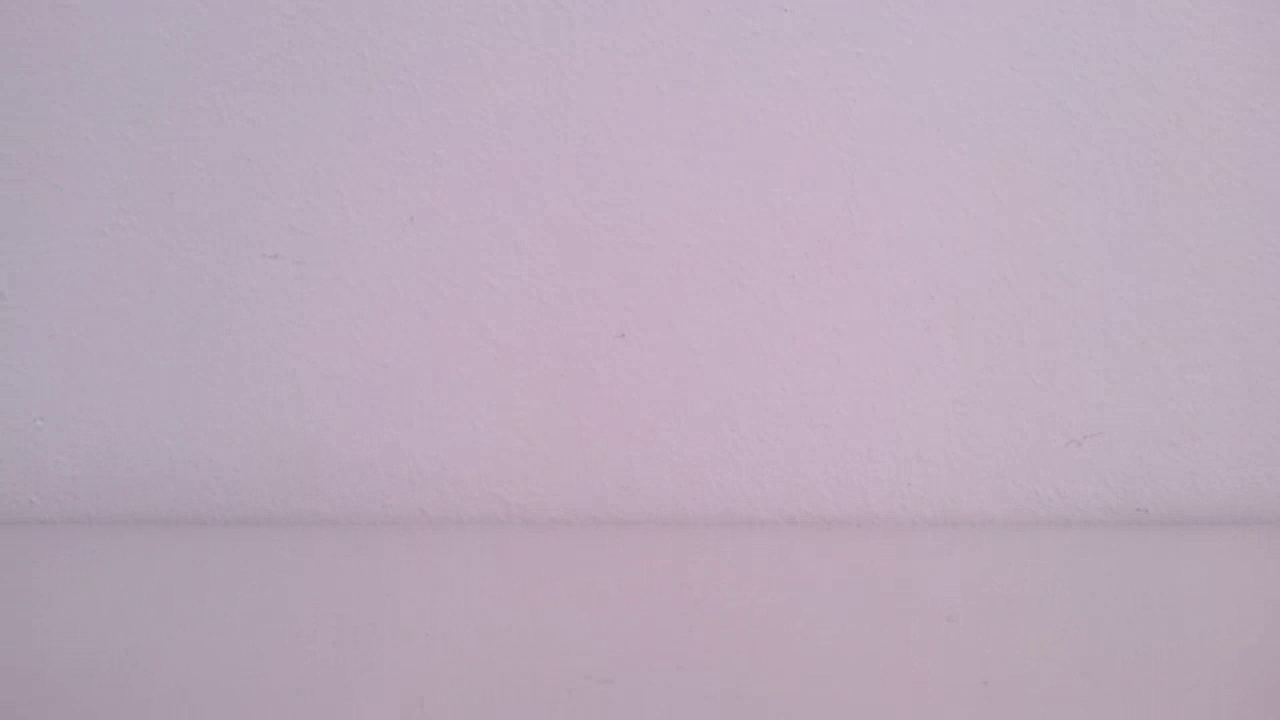
%> input picture AdvancedTopicsOnComputerVision/Practice4Color/colorimages/back.png, 1280 x 720 px
$ octave scriptplusplus.m   (GNU Octave 9; MATLAB toolbox functions it lacks are replaced by stand-ins)
%> lines starting %> are read from the running program, lines starting %| are printed output that depends on the picture; in (x1, y1, x2, y2) boxes, pixels count from 0 and x2, y2 are one past the last pixel; in counts of white or black regions, pixels touching at a corner belong together; the program's own positions count from 1
close all
clear all

cd C:\Users\H鍁ard\Documents\MATLAB\AdvancedTopicsOnComputerVision\Practice4Color\colorimages

bg = imread('back.png');
%> bg is the input picture: size 720x1280x3 uint8; mean R, G, B 187, 170.8, 187.2
i = imread('VC (5).png');
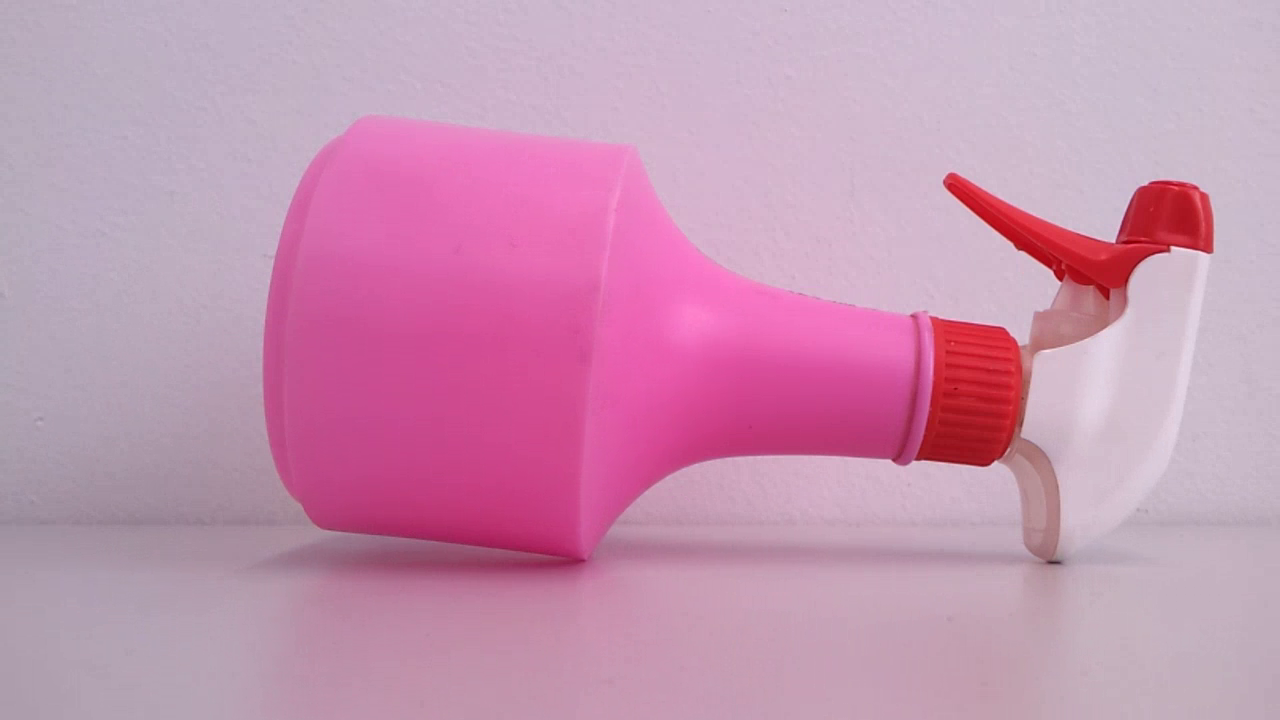
%> input picture AdvancedTopicsOnComputerVision/Practice4Color/colorimages/VC (5).png, 1280 x 720 px
%> i is the input picture: size 720x1280x3 uint8; mean R, G, B 198.9, 147.9, 177.4

cd ..

figure; imshow(bg);
figure; imshow(i);

diff = bg - i;

figure; imshow(diff);

g = rgb2gray(diff);
bw = imbinarize(g);
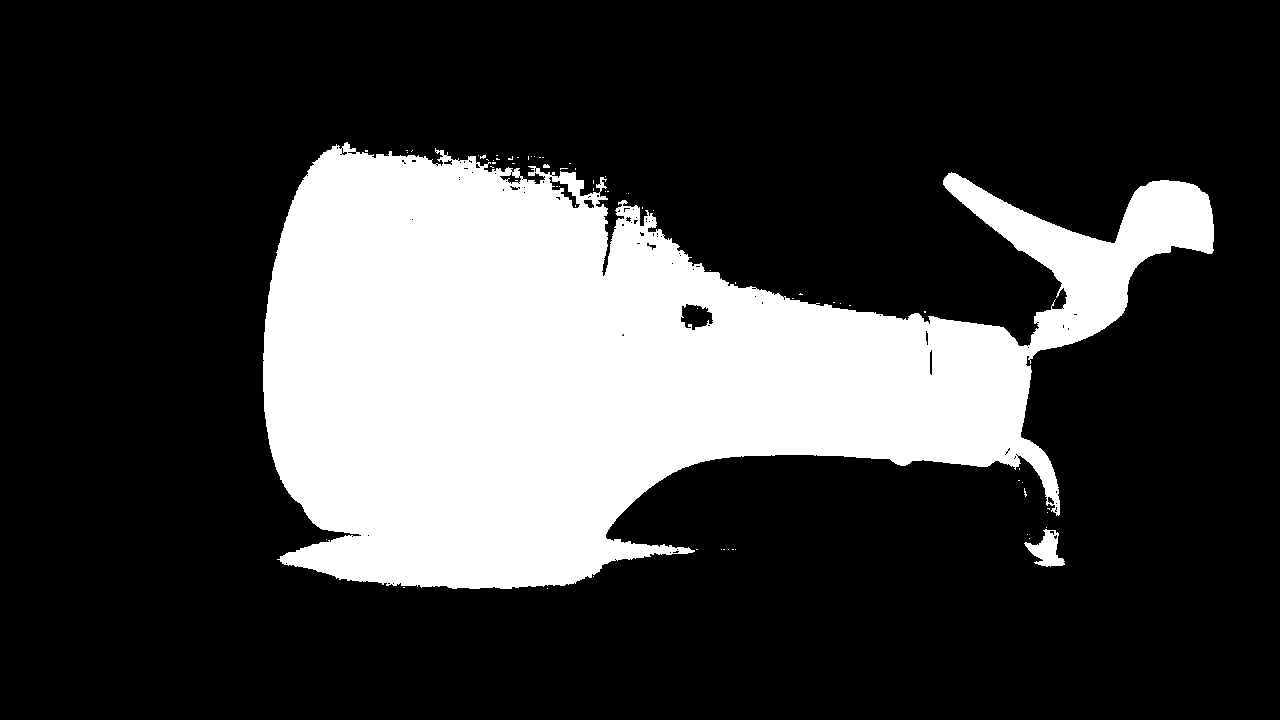
%> bw: size 720x1280 logical; 24.9% white; 66 white regions (63 under 20 px), largest, box (x1, y1, x2, y2) and area: (263, 142, 1214, 589) 228297, (1024, 529, 1065, 567) 774, (543, 164, 550, 168) 23
figure; imshow(bw);
bwf = imfill(bw, 'holes');
%> bwf: size 720x1280 logical; 25% white; 61 white regions (58 under 20 px), largest, box (x1, y1, x2, y2) and area: (263, 142, 1214, 589) 229662, (1024, 529, 1065, 567) 792, (543, 164, 550, 168) 23
bwf = imopen(bwf, ones(50));
%> bwf: size 720x1280 logical; 23.1% white; 3 white regions
figure; imshow(bwf);
roi = regionprops(bwf, 'BoundingBox');
%> roi = 3 regions; box (x1, y1, x2, y2): (264, 155, 1026, 587), (1066, 243, 1127, 320), (1132, 185, 1209, 246)
figure; imshow(i); hold on;
rectangle('Position',roi(1).BoundingBox);
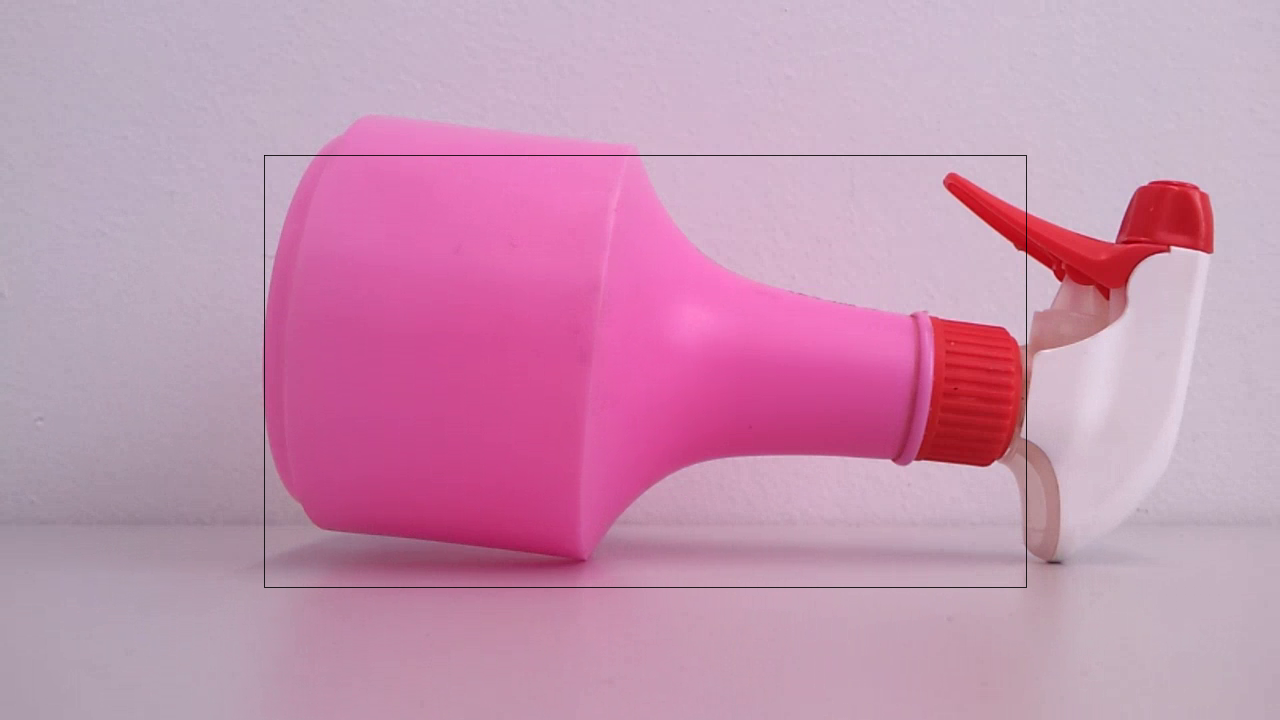
%> figure redrawn from the program's plot data
row_s = roi(1).BoundingBox(2);
%> row_s = 155.5
row_e = row_s + roi(1).BoundingBox(4);
%> row_e = 587.5
col_s = roi(1).BoundingBox(1);
%> col_s = 264.5
col_e = col_s + roi(1).BoundingBox(3);
%> col_e = 1026.5
% diff = i(row_s:row_e, col_s:col_e, :);
% diff = i;
figure; imshow(diff);

% Extract the three channels
diff_r = diff(:,:,1);
diff_g = diff(:,:,2);
diff_b = diff(:,:,3);
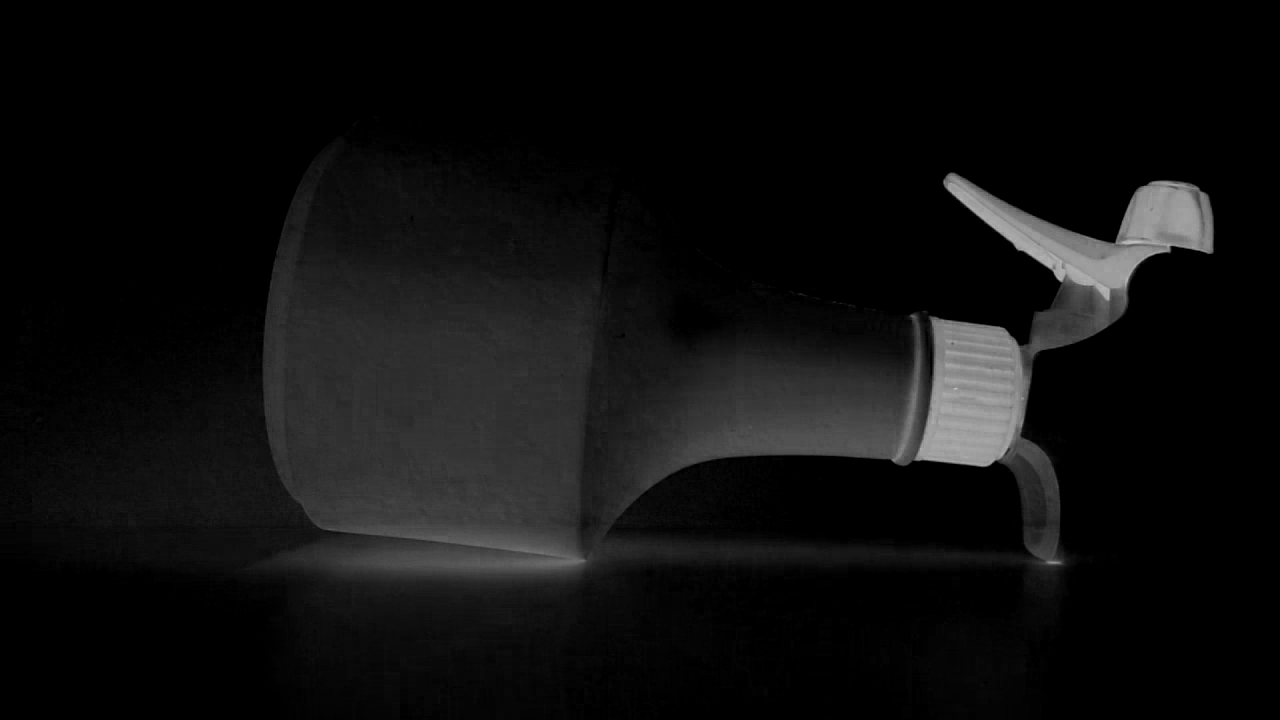
%> diff_b: size 720x1280 uint8; min 0, max 193, mean 14.6

% Create histogram
bins = 256; % The use of bins might sacrifice detail for visibility!
hist_r = imhist(diff_r, bins);
%> hist_r = 256 values, max 812238 at index 1, min 0 at index 83, mean 3600
hist_g = imhist(diff_g, bins);
%> hist_g = 256 values, max 454418 at index 1, min 0 at index 180, mean 3600
hist_b = imhist(diff_b, bins);
%> hist_b = 256 values, max 505894 at index 1, min 0 at index 195, mean 3600
%
% % Display
figure; subplot(1,2,1); bh = bar(log([hist_r hist_g hist_b]+ 1));
title('Histogram for RGB Values')
xlabel('RGB Value')
ylabel('Log(Count + 1)')
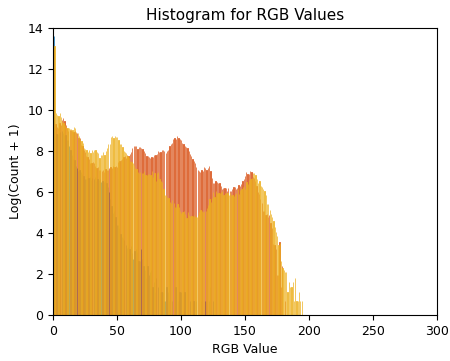
%> figure redrawn from the program's plot data; tallest bar 13.61 high, from x = 0.667 to 0.853; tallest bar 13.03 high, from x = 0.907 to 1.09; tallest bar 13.13 high, from x = 1.15 to 1.33
%> (the run ends here)
